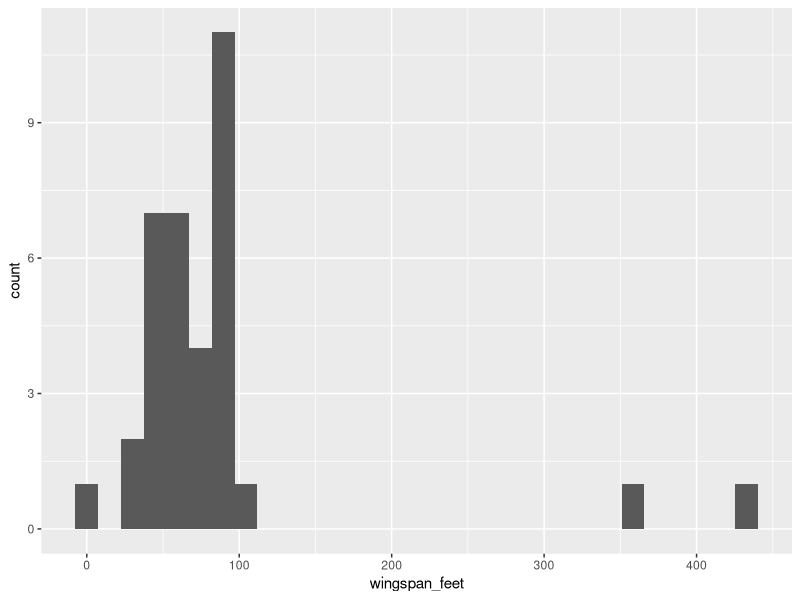
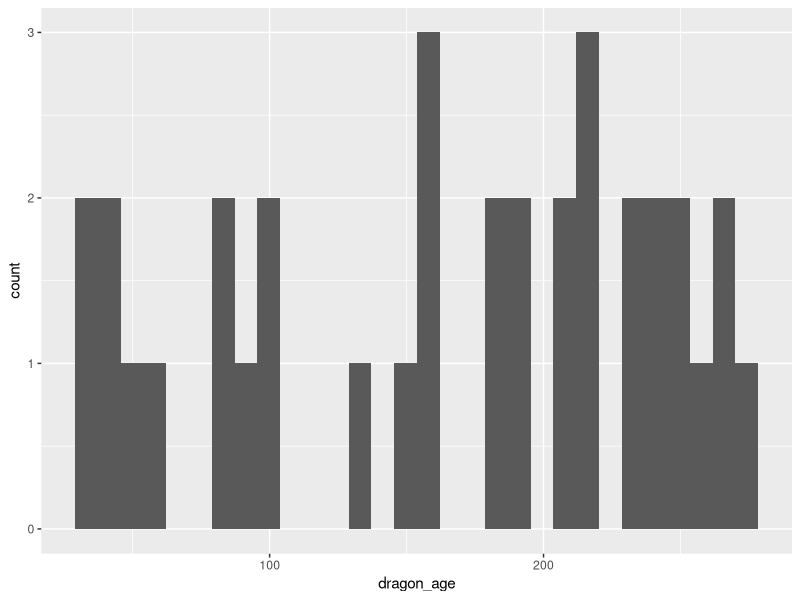
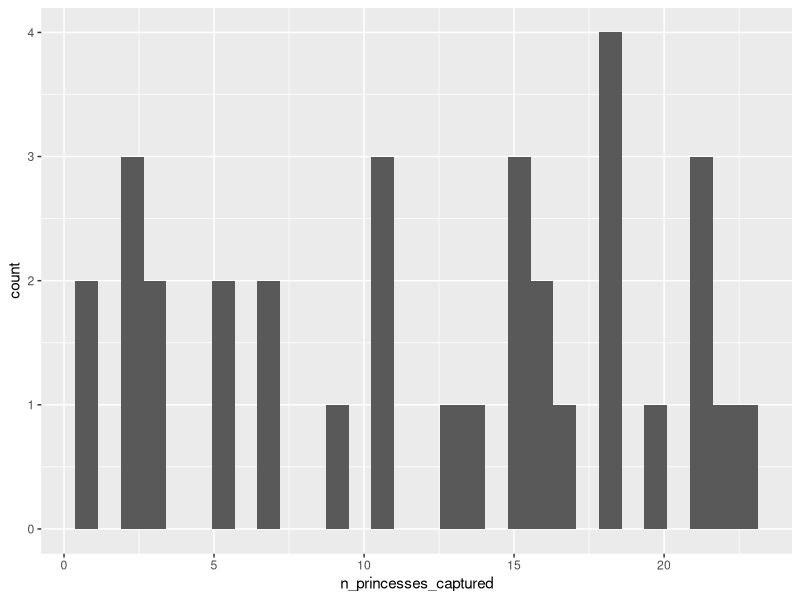
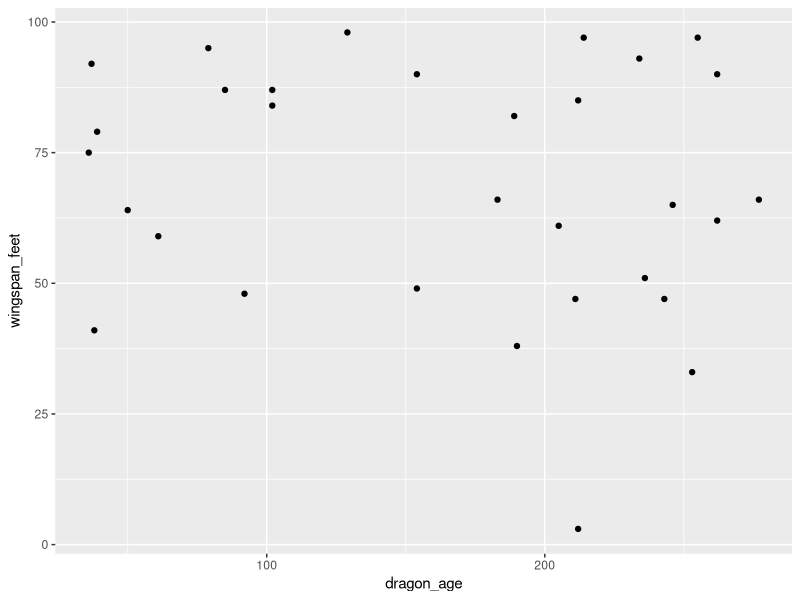
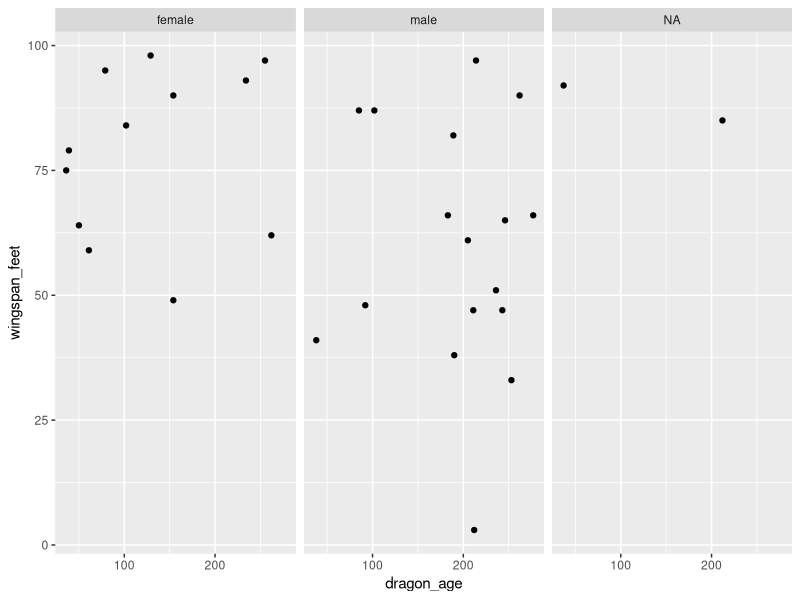
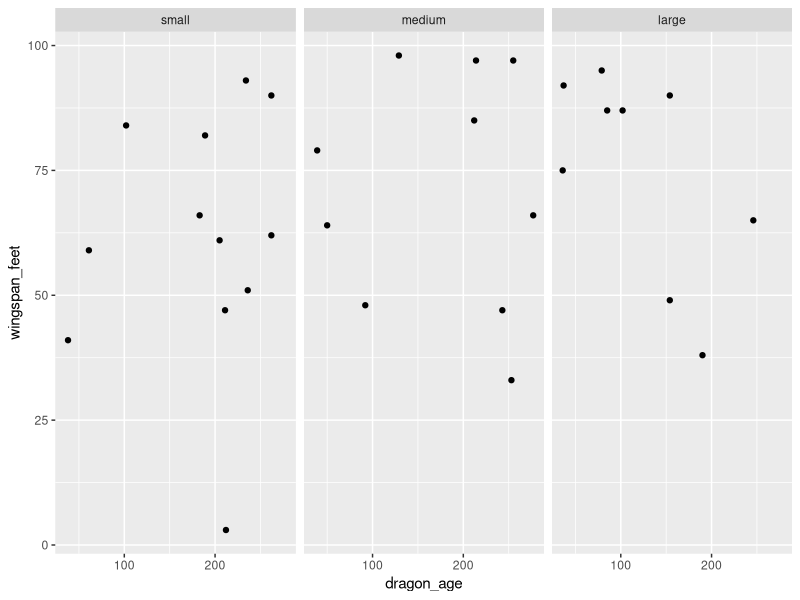
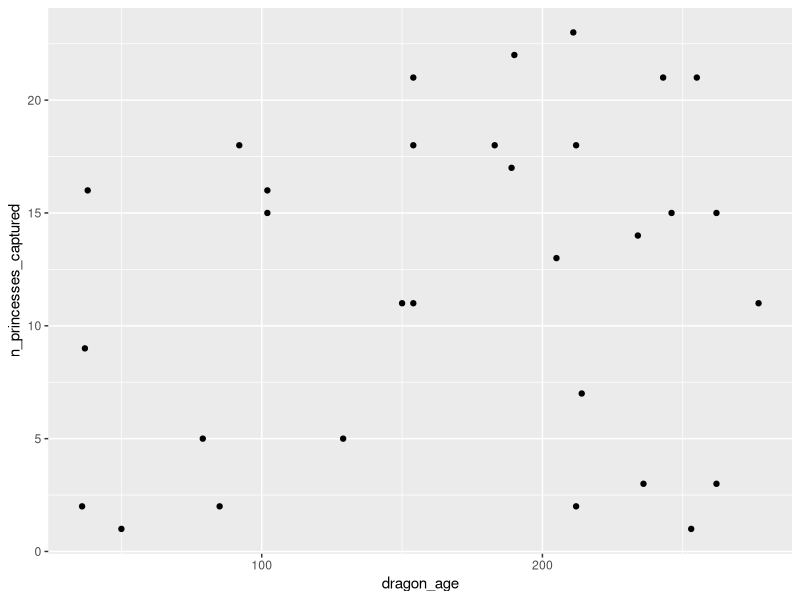
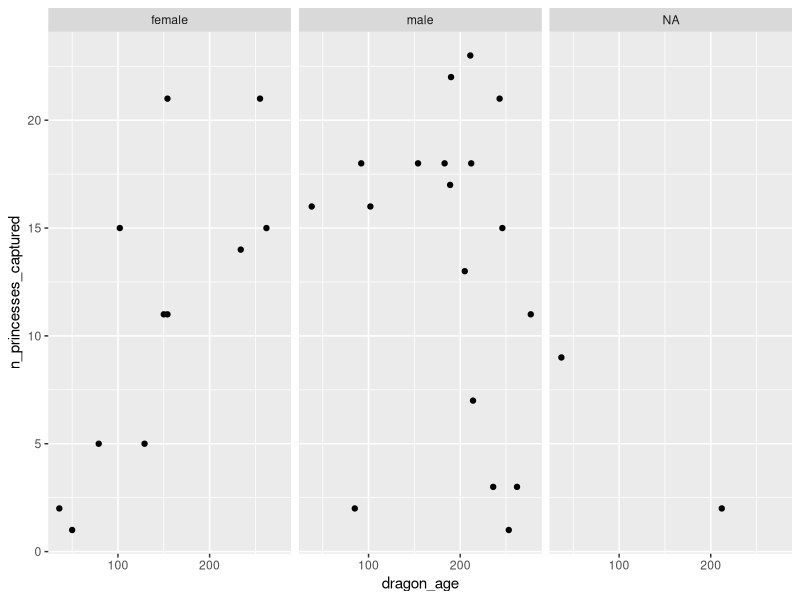

Write R code to recreate these figures, in order.
## ---- chunk 1
library(tidyverse)
library(knitr)
library(forcats)
library(stringr)
library(digest)
## ---- chunk 2

dat <- readxl::read_excel("../data/DragonSurvey.xlsx", sheet = "Very Raw Data") %>%
  
  data.table::setnames(str_to_lower(names(.))) %>% 
  
  dplyr::filter(!is.na(dragon)) %>%
  
  mutate(id = paste0("D", str_pad(1:n(), width = 3, pad = "0"))) %>% 
  
  dplyr::rename(home_range = `home range`,
                dragon_age = `dragon age`,
                n_princesses_captured = `n princess captured`,
                question = `answer to question 'what do you do with princesses?\"`,
                gold_affinity_score = `gold affinity score`,
                colour_markings = `colour and markings`) %>% 
  
  fill(interviewer) %>% 
  
  separate(colour_markings, c("colour", "marking")) %>% 
  
  mutate(gender = case_when(gender == "F" ~ "female",
                            gender == "M" ~ "male",
                            gender == "Unknown" ~ NA_character_,
                            TRUE ~ gender),
         gender = factor(gender),
         
         wingspan_feet = case_when(grepl("yard", wingspan) ~ parse_number(wingspan) * 3,
                              grepl("inches", wingspan) ~ parse_number(wingspan) / 12,
                              TRUE ~ parse_number(wingspan)),
         wingspan_feet = round(wingspan_feet),
         
         home_range = str_to_lower(home_range),
         home_range = ordered(home_range, levels = c("small", "medium", "large")),
         
         gold_affinity_score = str_to_lower(gold_affinity_score),
         gold_affinity_score = ordered(gold_affinity_score,
                                       levels = c("none", "very low", "low",
                                                  "neither low or high",
                                                  "high", "very high")),
         
         n_princesses_captured = parse_number(n_princesses_captured, na = "*"),
         
         question = str_to_lower(question),
         question_coded = case_when(grepl("(eat|roast)", question) ~ "eat",
                                    grepl("(ransom|sell|pay)", question) ~ "ransom",
                                    grepl("rescue",question) ~ "rescue",
                                    TRUE ~ "other"),
         question_coded = fct_relevel(question_coded, "other", after = 3)) %>% 
  
  select(id, everything(), -dragon, -wingspan) %>% 
  
  arrange(id, dragon_age)


skimr::skim(dat)
## ---- chunk 3

ggplot(dat, aes(wingspan_feet)) +
  geom_histogram()

dat <- dat %>%
  mutate(wingspan_feet = case_when(wingspan_feet > 300 ~ NA_real_,
                                 TRUE ~ wingspan_feet))

ggplot(dat, aes(dragon_age)) +
  geom_histogram()

ggplot(dat, aes(n_princesses_captured)) +
  geom_histogram()
## ---- chunk 4

non_consentors = c("D004", "D009") # This could be from a file

dat <- dat %>%
  dplyr::filter(!id %in% non_consentors)

## ---- chunk 5

gg <- ggplot(dat, aes(dragon_age, wingspan_feet)) +
  geom_point()

print(gg)

gg <- gg +
  facet_wrap(~ gender)

print(gg)

gg <- gg +
  facet_wrap(~ home_range)

print(gg)

gg <- ggplot(dat, aes(dragon_age, n_princesses_captured)) +
  geom_point()

print(gg)

gg <- gg +
  facet_wrap(~ gender)

print(gg)

gg <- gg +
  facet_wrap(~ home_range)

print(gg)
